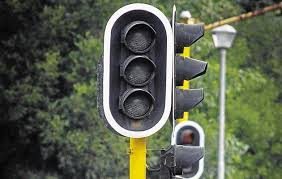
#> input picture backend/uploads/1d89dec1-4a89-4380-abb3-4aa24707ab23.jpeg, 282 x 179 px
$ python -i preprocessing.py   (imports and definitions only)
#> lines starting #> are read from the running program, lines starting #| are printed output that depends on the picture
import cv2
import numpy as np
import os

def preprocess_image(image_path, output_path=None):
    """
    Preprocess image for AI model:
    - Load & Convert to RGB
    - Resize to 224x224
    - Noise reduction (Gaussian Blur)
    - Normalization (0-1)
    - Convert format (Save as JPEG)
    """
    # Load image using OpenCV
    image = cv2.imread(image_path)
#> image is the input picture: shape (179, 282, 3); mean B, G, R 77.2, 95.6, 89.2
    if image is None:
        raise ValueError(f"Could not read image at {image_path}")

    # 1. Noise reduction (Gaussian Blur) - do this early to smooth artifacts
    image = cv2.GaussianBlur(image, (5, 5), 0)
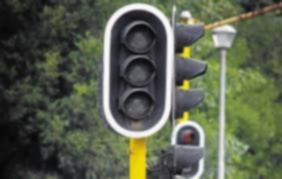
#> image: shape (179, 282, 3); mean B, G, R 77.2, 95.6, 89.2

    # 2. Resize image to 224x224
    image = cv2.resize(image, (224, 224))
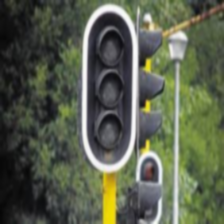
#> image: shape (224, 224, 3); mean B, G, R 77, 95.5, 89.1

    # 3. Convert BGR to RGB (OpenCV uses BGR by default)
    image_rgb = cv2.cvtColor(image, cv2.COLOR_BGR2RGB)

    # 4. Normalize pixel values (0 to 1) for the returned array
    normalized_array = image_rgb.astype(np.float32) / 255.0

    # 5. Convert format and save
    if output_path:
        # Ensure the output directory exists
        os.makedirs(os.path.dirname(output_path), exist_ok=True)
        # Save as JPEG (OpenCV uses extension to determine format)
        cv2.imwrite(output_path, image)

    return normalized_array

>>> result = preprocess_image('uploads/1d89dec1-4a89-4380-abb3-4aa24707ab23.jpeg')
